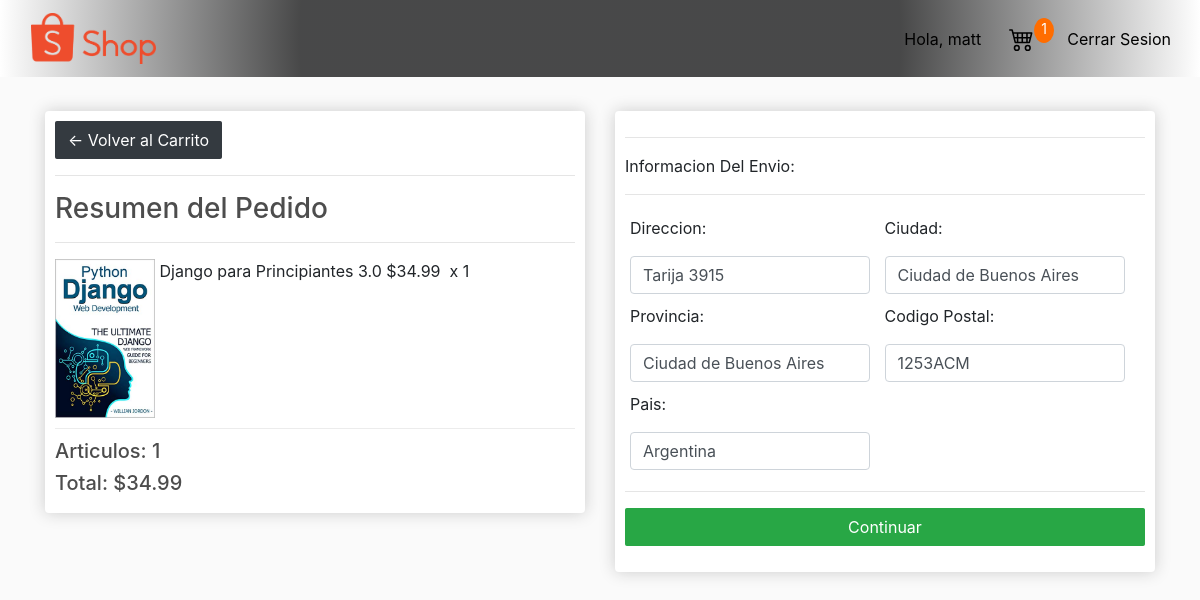
Page /checkout/ (signed in) on the committed database.
### store/models.py (models this page shows, shortened)
class OrderItem(models.Model):
    product = models.ForeignKey(Product, on_delete=models.SET_NULL, null=True)
    order = models.ForeignKey(Order, on_delete=models.SET_NULL, null=True)
    quantity = models.IntegerField(default=0, null=True, blank=True)
    date_added = models.DateTimeField(auto_now_add=True)
    @property
    def get_total(self):
        total = self.product.price * self.quantity
        return total

class Product(models.Model):
    name = models.CharField(max_length=200, null=True)
    price = models.FloatField()
    digital = models.BooleanField(default=False, null=False, blank=False)
    image = models.ImageField(null=True, blank=True)
    description = models.TextField(default=False, null=True, blank=True)
    @property
    def image_url(self):
        try:
            url = self.image.url
        except ImportError:
            url = ''
        return url

class Order(models.Model):
    customer = models.ForeignKey(Customer, on_delete=models.SET_NULL, null=True, blank=True)
    date = models.DateTimeField(auto_now_add=True)
    complete = models.BooleanField(default=False)
    transaction_id = models.CharField(max_length=100, null=True)
    processed = models.BooleanField(default=False)
    @property
    def shipping(self):
        shipping = False
        orderitems = self.orderitem_set.all()
        for i in orderitems:
            if not i.product.digital:
                shipping = True
        return shipping
    @property
    def get_cart_total(self):
        orderitems = self.orderitem_set.all()
        total = sum([item.get_total for item in orderitems])
        return total
    @property
    def get_cart_items(self):
        orderitems = self.orderitem_set.all()
        total = sum([item.quantity for item in orderitems])
        return total

class ShippingAddress(models.Model):
    customer = models.ForeignKey(Customer, on_delete=models.SET_NULL, null=True)
    order = models.ForeignKey(Order, on_delete=models.SET_NULL, null=True)
    address = models.CharField(max_length=200, null=False)
    city = models.CharField(max_length=200, null=False)
    state = models.CharField(max_length=200, null=False)
    zipcode = models.CharField(max_length=200, null=False)
    country = models.CharField(max_length=200, null=True)
    date_added = models.DateTimeField(auto_now_add=True)

### store/views.py (the view)
# urls.py: path('checkout/', views.checkout, name="checkout"),
def checkout(request):
    form = ShippingForm(request.POST)
    if request.user.is_authenticated:
        customer = request.user.customer
        ship, create = ShippingAddress.objects.filter(customer=customer)
        if request.method == "POST":
            form = ShippingForm(request.POST, instance=ship)
            if form.is_valid():
                ship.save()
                form.save()
                return redirect('checkout')
        else:
            form = ShippingForm(instance=ship)
    data = cartdata(request)
    cartitems = data['cartitems']
    order = data['order']
    items = data['items']
    context = {'items': items, 'order': order, 'cartitems': cartitems, 'form': form}
    return render(request, 'store/checkout.html', context)

### store/forms.py
class ShippingForm(ModelForm):
    class Meta:
        model = ShippingAddress
        fields = '__all__'
        exclude = ['customer', 'order']
        widgets = {
            'address': forms.TextInput(attrs={'class': 'form-control', 'placeholder': 'Direccion...'}),
            'city': forms.TextInput(attrs={'class': 'form-control', 'placeholder': 'Ciudad...'}),
            'state': forms.TextInput(attrs={'class': 'form-control', 'placeholder': 'Provincia...'}),
            'zipcode': forms.TextInput(attrs={'class': 'form-control', 'placeholder': 'Codigo Postal...'}),
            'country': forms.TextInput(attrs={'class': 'form-control', 'placeholder': 'Pais...'}),
        }

### store/utils.py (called while the page is built)
def cartdata(request):
    if request.user.is_authenticated:
        customer = request.user.customer
        order, created = Order.objects.get_or_create(customer=customer, complete=False)
        items = order.orderitem_set.all()
        cartitems = order.get_cart_items
    else:
        cookiedata = cookiecart(request)
        cartitems = cookiedata['cartitems']
        order = cookiedata['order']
        items = cookiedata['items']
    return {'cartitems': cartitems, 'order': order, 'items': items}

### store/templates/store/checkout.html (shortened to what this page needs)
{% extends 'store/main.html' %}
{% load static %}
{% block content %}
<div class="row">
    <div class="col-lg-6">
        <div class="box-element">
            <a class="btn btn-dark" href="{% url 'cart' %}">&#x2190; Volver al Carrito</a>
            <hr>
            <h3>Resumen del Pedido</h3>
            <hr>
            {% for item in items %}
            <div class="cart-row">
                <div><img class="row-image" src={{item.product.image_url}}></div>
                <div><p>&nbsp{{item.product.name}}&nbsp</p></div>
                <div><p>${{item.product.price|floatformat:2}}</p></div>
                <div><p>&nbsp x {{item.quantity}}</p></div>
            </div>
            {% endfor %}
            <h5>Articulos: {{order.get_cart_items}}</h5>
            <h5>Total: ${{order.get_cart_total|floatformat:2}}</h5>
        </div>
    </div>
    <div class="col-lg-6">
        <div class="box-element" id="form-wrapper">
            <form action="" enctype="multipart/form-data" id="form" method="POST">
                <hr>
                <p>Informacion Del Envio:</p>
                <hr>
                {% if order.customer != AnonymousUser %}
                <div class="form-field">
                    <p>Direccion:</p>
                    {{form.address}}
                </div>
                <div class="form-field">
                    <p>Ciudad:</p>
                    {{form.city}}
                </div>
                <div class="form-field">
                    <p>Provincia:</p>
                    {{form.state}}
                </div>
                <div class="form-field">
                    <p>Codigo Postal:</p>
                    {{form.zipcode}}
                </div>
                <div class="form-field">
                    <p>Pais:</p>
                    {{form.country}}
                </div>
                {% endif %}
                <hr>
                <input class="btn btn-success btn-block" id="form-button" type="submit" value="Continuar">
            </form>
        </div>
        <br>
    </div>
</div>
{% endblock content %}

### store/templates/store/main.html (shortened to what this page needs)
{% load static %}
<html>
<head>
    <link href="https://stackpath.bootstrapcdn.com/bootstrap/4.5.0/css/bootstrap.min.css"
 rel="stylesheet">
    <link href="{% static 'css/main.css' %}" rel="stylesheet" type="text/css">
</head>
<body>
<nav class="navbar navbar-expand-lg navbar-light bg-light" id="nav">
    <div>
        <a class="navbar-brand" href="{% url 'store' %}">
            <img id="home" src="{% static 'images/shop.png' %}">
        </a>
    </div>
    <div class="collapse navbar-collapse" id="navbarSupportedContent">
        <div class="form-inline my-2 my-lg-0">
            <a class=" btn btn-link hidden" href="{% url 'set_profile' %}" id="hello-user">Hola, {{request.user}}</a>
            <a href="{% url 'cart' %}">
                <img id="cart-icon" src="{% static 'images/cart4.svg' %}">
            </a>
            <p id="cart-total">{{cartitems}}</p>
            <a href="{% url 'logout' %}">
                <button class="btn btn-link hidden" id="close-session" type="button">Cerrar Sesion</button>
            </a>
        </div>
    </div>
</nav>
<div class="container"><br>
    {% block content %}
    {% endblock content %}
</div>
</body>
</html>

### static/css/main.css (style rules this page uses)
body { background-color: hsl(0, 0%, 98%); }
h1,h2,h3,h4,h5,h6 { color:hsl(0, 0%, 30%); }
.box-element { box-shadow:hsl(0, 0%, 80%) 0 0 16px; background-color: #fff; border-radius: 4px; padding: 10px; }
.bg-light { background: radial-gradient(circle, rgba(0,0,0,0.7091211484593838) 50%, rgba(255,255,255,1) 100%); }
#cart-icon { width:25px; display: inline-block; margin-left: 15px; }
#cart-total { display: block; text-align: center; color: #fff; background-color: #ff6d00; width: 20px; height: 25px; border-radius: 50%; font-size: 14px; }
.col-lg-4, .col-lg-6, .col-lg-8, .col-lg-12 { margin-top: 10px; }
.btn { border-radius: 0.1em/0.1em; }
.row-image { width: 100px; }
.form-field { width:250px; display: inline-block; padding: 5px; }
.cart-row { display: flex; align-items: flex-stretch; padding-bottom: 10px; margin-bottom: 10px; border-bottom: 1px solid #ececec; }
.btn-link, .btn-link:hover, .hello-msg { font-size: 16px; color:black; }
#home { width:125px; display: inline-block; margin-left: 15px; }

### rows in the picture
OrderItem: product.image_url (picture), product.name "Django para Principiantes 3.0", product.price "34.99", quantity "1"
Order: get_cart_items "1", get_cart_total "34.99"
ShippingAddress: address "Tarija 3915", city "Ciudad de Buenos Aires", state "Ciudad de Buenos Aires", zipcode "1253ACM", country "Argentina"

### other values in the picture
{{ request.user }} "matt"
{{ cartitems }} "1"
